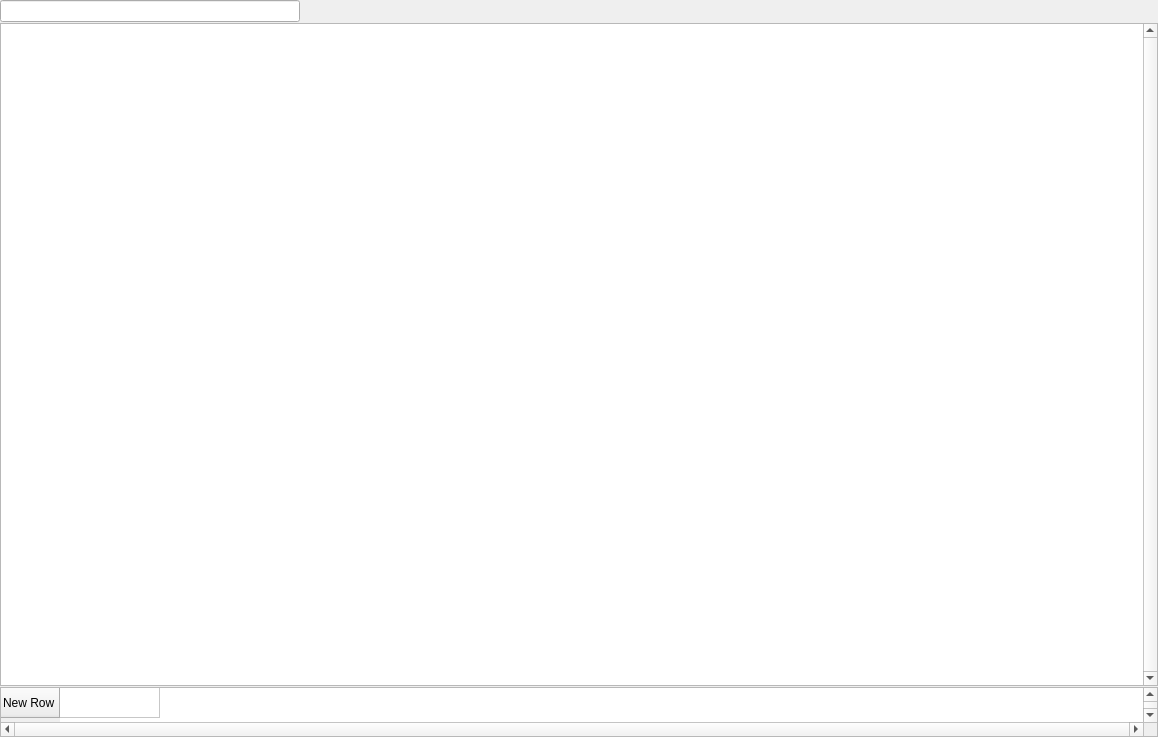
<?xml version="1.0" encoding="UTF-8"?>
<ui version="4.0">
 <class>GridWidget</class>
 <widget class="QWidget" name="GridWidget">
  <property name="geometry">
   <rect>
    <x>0</x>
    <y>0</y>
    <width>1158</width>
    <height>737</height>
   </rect>
  </property>
  <property name="windowTitle">
   <string>Form</string>
  </property>
  <layout class="QVBoxLayout" name="verticalLayout">
   <property name="spacing">
    <number>1</number>
   </property>
   <property name="leftMargin">
    <number>0</number>
   </property>
   <property name="topMargin">
    <number>0</number>
   </property>
   <property name="rightMargin">
    <number>0</number>
   </property>
   <property name="bottomMargin">
    <number>0</number>
   </property>
   <item>
    <widget class="QWidget" name="wQuickSearch" native="true">
     <layout class="QHBoxLayout" name="horizontalLayout">
      <property name="leftMargin">
       <number>0</number>
      </property>
      <property name="topMargin">
       <number>0</number>
      </property>
      <property name="rightMargin">
       <number>0</number>
      </property>
      <property name="bottomMargin">
       <number>0</number>
      </property>
      <item>
       <widget class="QLineEdit" name="leQuickSearch">
        <property name="maximumSize">
         <size>
          <width>300</width>
          <height>16777215</height>
         </size>
        </property>
       </widget>
      </item>
      <item>
       <spacer name="horizontalSpacer">
        <property name="orientation">
         <enum>Qt::Horizontal</enum>
        </property>
        <property name="sizeHint" stdset="0">
         <size>
          <width>564</width>
          <height>20</height>
         </size>
        </property>
       </spacer>
      </item>
     </layout>
    </widget>
   </item>
   <item>
    <widget class="QTableView" name="tblData">
     <property name="verticalScrollBarPolicy">
      <enum>Qt::ScrollBarAlwaysOn</enum>
     </property>
     <property name="horizontalScrollBarPolicy">
      <enum>Qt::ScrollBarAlwaysOff</enum>
     </property>
     <property name="editTriggers">
      <set>QAbstractItemView::NoEditTriggers</set>
     </property>
     <property name="wordWrap">
      <bool>false</bool>
     </property>
    </widget>
   </item>
   <item>
    <widget class="QTableWidget" name="tblTotal">
     <property name="maximumSize">
      <size>
       <width>16777215</width>
       <height>50</height>
      </size>
     </property>
     <property name="verticalScrollBarPolicy">
      <enum>Qt::ScrollBarAlwaysOn</enum>
     </property>
     <property name="horizontalScrollBarPolicy">
      <enum>Qt::ScrollBarAlwaysOn</enum>
     </property>
     <property name="editTriggers">
      <set>QAbstractItemView::NoEditTriggers</set>
     </property>
     <property name="selectionMode">
      <enum>QAbstractItemView::ExtendedSelection</enum>
     </property>
     <property name="wordWrap">
      <bool>false</bool>
     </property>
     <property name="rowCount">
      <number>1</number>
     </property>
     <attribute name="horizontalHeaderVisible">
      <bool>false</bool>
     </attribute>
     <row>
      <property name="text">
       <string>New Row</string>
      </property>
     </row>
     <column>
      <property name="text">
       <string>New Column</string>
      </property>
     </column>
    </widget>
   </item>
  </layout>
 </widget>
 <tabstops>
  <tabstop>leQuickSearch</tabstop>
  <tabstop>tblData</tabstop>
  <tabstop>tblTotal</tabstop>
 </tabstops>
 <resources/>
 <connections/>
</ui>
